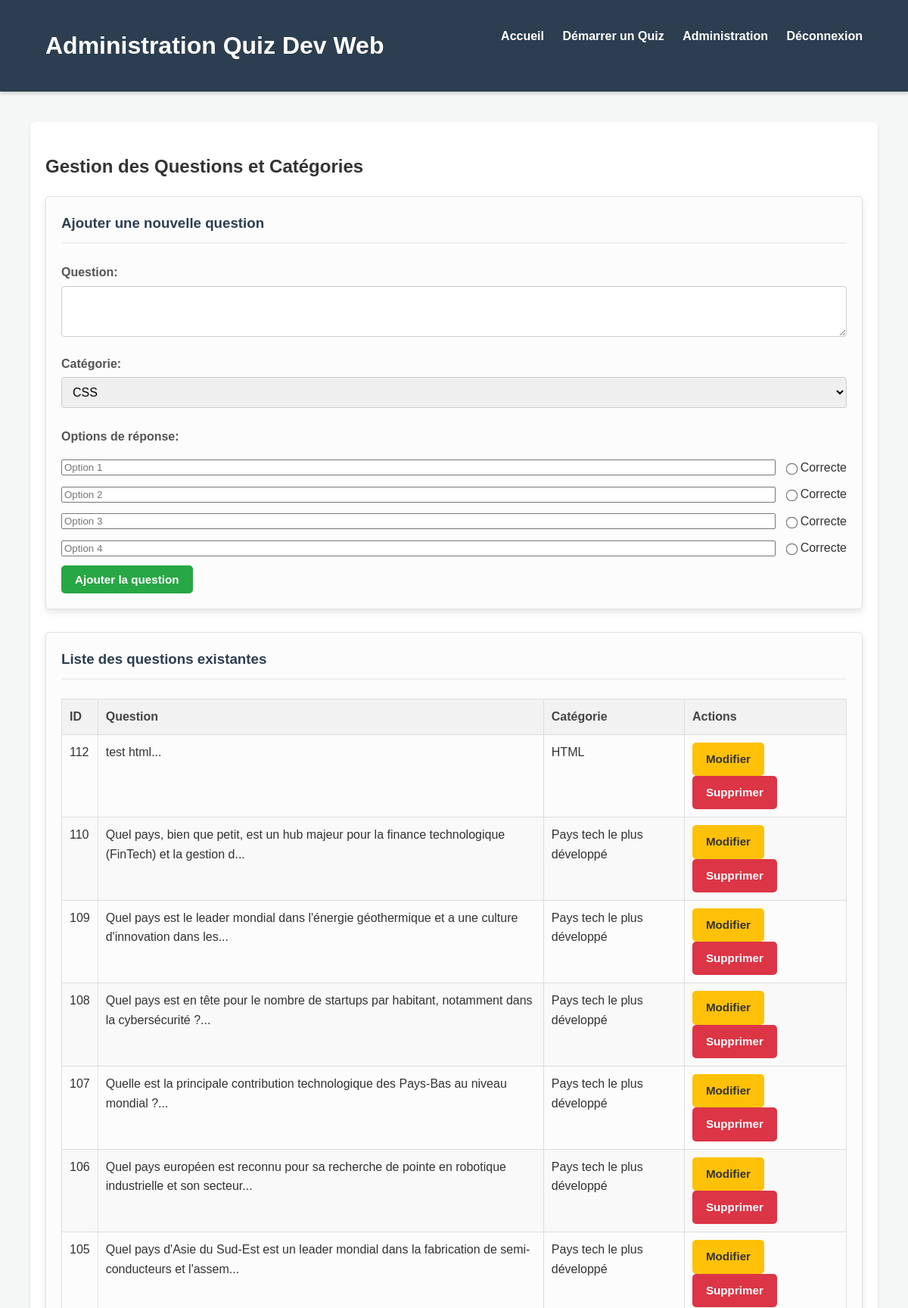
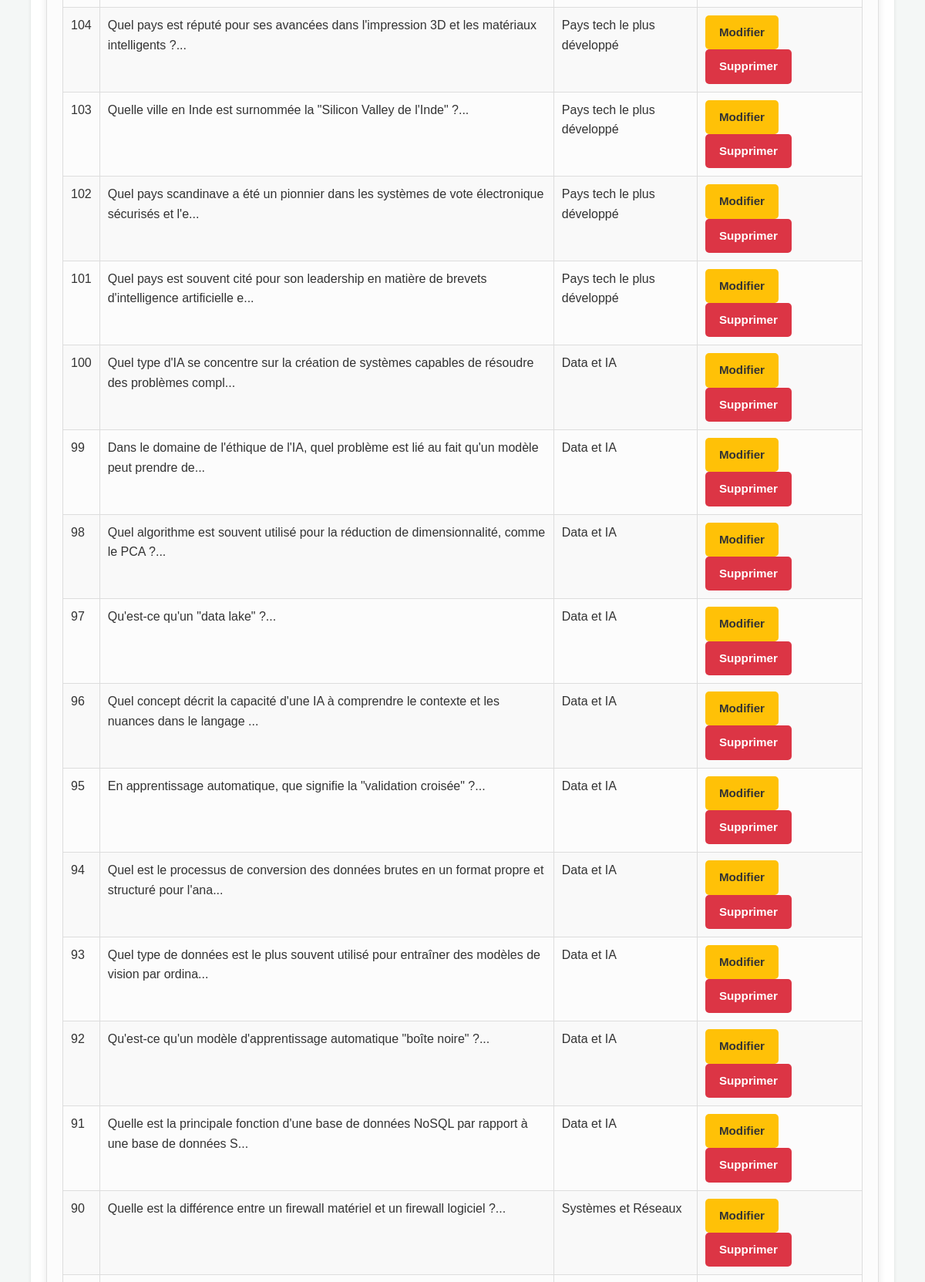
/admin.php (signed in, upper part), run on the app's committed database (2 pictures, top to bottom).
### tables this page shows
CREATE TABLE `questions` (
  `id` int(11) NOT NULL,
  `category_id` int(11) DEFAULT NULL,
  `question_text` text NOT NULL
);

CREATE TABLE `categories` (
  `id` int(11) NOT NULL,
  `name` varchar(50) NOT NULL
);

### admin.php (the view, shortened to what this page needs)
<?php
require_once 'db_connect.php';
$questions = [];
$categories = [];
try {
    $stmt = $pdo->query("SELECT q.id, q.question_text, c.name AS category_name
                         FROM questions q
                         JOIN categories c ON q.category_id = c.id
                         ORDER BY q.id DESC");
    $questions = $stmt->fetchAll(PDO::FETCH_ASSOC);
    $stmt = $pdo->query("SELECT id, name FROM categories ORDER BY name ASC");
    $categories = $stmt->fetchAll(PDO::FETCH_ASSOC);
} catch (PDOException $e) {
    $message = 'Erreur de base de données principale : ' . $e->getMessage();
}
?>
<!DOCTYPE html>
<html lang="fr">
<head>
    <link rel="stylesheet" href="style.css">
</head>
<body>
    <header>
        <div class="container">
            <h1>Administration Quiz Dev Web</h1>
            <nav>
                <ul>
                    <li><a href="index.php">Accueil</a></li>
                    <li><a href="select_quiz.php">Démarrer un Quiz</a></li>
                    <?php if (isset($_SESSION['is_admin']) && $_SESSION['is_admin']): ?>
                        <li><a href="admin.php">Administration</a></li>
                    <?php endif; ?>
                    <li><a href="logout.php">Déconnexion</a></li>
                </ul>
            </nav>
        </div>
    </header>
    <main class="admin-page">
        <div class="container">
            <h2>Gestion des Questions et Catégories</h2>
            <div class="admin-section">
                <h3>Ajouter une nouvelle question</h3>
                <form action="admin.php" method="POST" class="add-question-form">
                    <div class="form-group">
                        <label for="question_text">Question:</label>
                        <textarea id="question_text" name="question_text" rows="3" required></textarea>
                    </div>
                    <div class="form-group">
                        <label for="category_id">Catégorie:</label>
                        <select id="category_id" name="category_id" required>
                            <?php foreach ($categories as $category): ?>
                                <option value="<?php echo $category['id']; ?>"><?php echo htmlspecialchars($category['name']); ?></option>
                            <?php endforeach; ?>
                        </select>
                    </div>
                    <div id="options-container">
                        <h4>Options de réponse:</h4>
                        <div class="option-input-group">
                            <input type="text" name="options[]" placeholder="Option 1" required>
                            <label><input type="radio" name="correct_option" value="0" required> Correcte</label>
                        </div>
                        <div class="option-input-group">
                            <input type="text" name="options[]" placeholder="Option 2" required>
                            <label><input type="radio" name="correct_option" value="1" required> Correcte</label>
                        </div>
                        <div class="option-input-group">
                            <input type="text" name="options[]" placeholder="Option 3" required>
                            <label><input type="radio" name="correct_option" value="2" required> Correcte</label>
                        </div>
                        <div class="option-input-group">
                            <input type="text" name="options[]" placeholder="Option 4" required>
                            <label><input type="radio" name="correct_option" value="3" required> Correcte</label>
                        </div>
                    </div>
                    <button type="submit" name="add_question" class="btn btn-success">Ajouter la question</button>
                </form>
            </div>
            <div class="admin-section">
                <h3>Liste des questions existantes</h3>
                <?php if (empty($questions)): ?>
                    <p>Aucune question n'a été ajoutée pour le moment.</p>
                <?php else: ?>
                    <table class="admin-table">
                        <thead>
                            <tr>
                                <th>ID</th>
                                <th>Question</th>
                                <th>Catégorie</th>
                                <th>Actions</th>
                            </tr>
                        </thead>
                        <tbody>
                            <?php foreach ($questions as $q): ?>
                                <tr>
                                    <td><?php echo $q['id']; ?></td>
                                    <td><?php echo htmlspecialchars(substr($q['question_text'], 0, 100)); ?>...</td>
                                    <td><?php echo htmlspecialchars($q['category_name']); ?></td>
                                    <td>
                                        <a href="edit_question.php?id=<?php echo $q['id']; ?>" class="btn btn-edit">Modifier</a>
                                        <a href="admin.php?action=delete&id=<?php echo $q['id']; ?>" class="btn btn-delete" onclick="return confirm('Êtes-vous sûr de vouloir supprimer cette question ?');">Supprimer</a>
                                    </td>
                                </tr>
                            <?php endforeach; ?>
                        </tbody>
                    </table>
                <?php endif; ?>
            </div>
        </div>
    </main>
</body>
</html>

### style.css (style rules this page uses)
body { font-family: 'Arial', sans-serif; margin: 0; padding: 0; background-color: #f4f7f6; color: #333; line-height: 1.6; }
.container { width: 90%; max-width: 1200px; margin: 0 auto; padding: 20px; }
header { background-color: #2c3e50; color: #fff; padding: 15px 0; box-shadow: 0 2px 5px rgba(0, 0, 0, 0.2); }
header h1 { margin: 0; display: inline-block; vertical-align: middle; }
header nav { display: inline-block; vertical-align: middle; float: right; }
header nav ul { margin: 0; padding: 0; list-style: none; }
header nav ul li { display: inline-block; margin-left: 20px; }
header nav ul li a { color: #fff; text-decoration: none; font-weight: bold; transition: color 0.3s ease; }
.btn { display: inline-block; background-color: #3498db; color: #fff; padding: 12px 25px; border-radius: 5px; text-decoration: none; font-weight: bold; transition: background-color 0.3s ease, transform 0.2s ease; border: none; cursor: pointer; font-size: 1em; }
.btn-success { background-color: #27ae60; }
.btn-edit { background-color: #f39c12; }
.btn-delete { background-color: #e74c3c; }
.form-group { margin-bottom: 20px; text-align: left; }
.form-group label { display: block; margin-bottom: 8px; font-weight: bold; color: #555; }
.form-group input[type="text"], .form-group input[type="email"], .form-group input[type="password"], .form-group textarea, .form-group select { width: calc(100% - 20px); padding: 10px; border: 1px solid #ddd; border-radius: 5px; font-size: 1em; transition: border-color 0.3s ease; }
.admin-page { padding: 40px 0; min-height: calc(100vh - 150px); }
.admin-section { background-color: #fff; padding: 30px; border-radius: 8px; box-shadow: 0 4px 10px rgba(0, 0, 0, 0.1); margin-bottom: 30px; }
.admin-section h3 { color: #2c3e50; margin-top: 0; margin-bottom: 25px; border-bottom: 2px solid #ecf0f1; padding-bottom: 10px; }
.add-question-form .form-group { margin-bottom: 15px; }
#options-container h4 { margin-top: 25px; margin-bottom: 15px; color: #555; }
.option-input-group { display: flex; align-items: center; margin-bottom: 10px; }
.option-input-group input[type="text"] { flex-grow: 1; margin-right: 10px; }
.option-input-group label { display: flex; align-items: center; margin-bottom: 0; }
.option-input-group input[type="radio"] { margin-right: 5px; }
.admin-table { width: 100%; border-collapse: collapse; margin-top: 20px; }
.admin-table th, .admin-table td { border: 1px solid #ddd; padding: 12px; text-align: left; }
.admin-table th { background-color: #f2f2f2; font-weight: bold; color: #555; }
.admin-table tr:nth-child(even) { background-color: #f9f9f9; }
.admin-table td a { margin-right: 5px; }

### admin.php (style rules this page uses)
.admin-page .container { padding: 20px; background-color: #fff; border-radius: 8px; box-shadow: 0 2px 4px rgba(0,0,0,0.1); }
.admin-section { margin-bottom: 30px; padding: 20px; border: 1px solid #e0e0e0; border-radius: 5px; background-color: #fcfcfc; }
h3 { color: #333; margin-top: 0; margin-bottom: 20px; }
.form-group { margin-bottom: 15px; }
.form-group label { display: block; margin-bottom: 5px; font-weight: bold; color: #555; }
.form-group input[type="text"], .form-group textarea, .form-group select { width: 100%; padding: 10px; border: 1px solid #ccc; border-radius: 4px; box-sizing: border-box; font-size: 1em; }
.option-input-group { display: flex; align-items: center; margin-bottom: 10px; }
.option-input-group input[type="text"] { flex-grow: 1; margin-right: 10px; }
.option-input-group label { margin-bottom: 0; display: flex; align-items: center; white-space: nowrap; }
.option-input-group input[type="radio"] { margin-right: 5px; transform: scale(1.2); }
.btn { padding: 10px 18px; border: none; border-radius: 5px; cursor: pointer; font-size: 0.95em; text-decoration: none; display: inline-block; margin-right: 8px; transition: background-color 0.2s ease; }
.btn-success { background-color: #28a745; color: white; }
.btn-edit { background-color: #ffc107; color: #333; }
.btn-delete { background-color: #dc3545; color: white; }
.admin-table { width: 100%; border-collapse: collapse; margin-top: 20px; }
.admin-table th, .admin-table td { border: 1px solid #ddd; padding: 10px; text-align: left; vertical-align: top; }
.admin-table th { background-color: #f2f2f2; font-weight: bold; color: #444; }
.admin-table tr:nth-child(even) { background-color: #f9f9f9; }

### data on the page
questions: id "112", question_text "test html", category.name "HTML"
questions: id "110", question_text "Quel pays, bien que petit, est un hub majeur pour la finance technologique (FinTech) et la gestion d", category.name "Pays tech le plus développé"
questions: id "109", question_text "Quel pays est le leader mondial dans l'énergie géothermique et a une culture d'innovation dans les", category.name "Pays tech le plus développé"
questions: id "108", question_text "Quel pays est en tête pour le nombre de startups par habitant, notamment dans la cybersécurité ?", category.name "Pays tech le plus développé"
questions: id "107", question_text "Quelle est la principale contribution technologique des Pays-Bas au niveau mondial ?", category.name "Pays tech le plus développé"
questions: id "106", question_text "Quel pays européen est reconnu pour sa recherche de pointe en robotique industrielle et son secteur", category.name "Pays tech le plus développé"
questions: id "105", question_text "Quel pays d'Asie du Sud-Est est un leader mondial dans la fabrication de semi-conducteurs et l'assem", category.name "Pays tech le plus développé"
questions: id "104", question_text "Quel pays est réputé pour ses avancées dans l'impression 3D et les matériaux intelligents ?", category.name "Pays tech le plus développé"
questions: id "103", question_text "Quelle ville en Inde est surnommée la \"Silicon Valley de l'Inde\" ?", category.name "Pays tech le plus développé"
questions: id "102", question_text "Quel pays scandinave a été un pionnier dans les systèmes de vote électronique sécurisés et l'e", category.name "Pays tech le plus développé"
questions: id "101", question_text "Quel pays est souvent cité pour son leadership en matière de brevets d'intelligence artificielle e", category.name "Pays tech le plus développé"
questions: id "100", question_text "Quel type d'IA se concentre sur la création de systèmes capables de résoudre des problèmes compl", category.name "Data et IA"
questions: id "99", question_text "Dans le domaine de l'éthique de l'IA, quel problème est lié au fait qu'un modèle peut prendre de", category.name "Data et IA"
questions: id "98", question_text "Quel algorithme est souvent utilisé pour la réduction de dimensionnalité, comme le PCA ?", category.name "Data et IA"
questions: id "97", question_text "Qu'est-ce qu'un \"data lake\" ?", category.name "Data et IA"
questions: id "96", question_text "Quel concept décrit la capacité d'une IA à comprendre le contexte et les nuances dans le langage", category.name "Data et IA"
questions: id "95", question_text "En apprentissage automatique, que signifie la \"validation croisée\" ?", category.name "Data et IA"
questions: id "94", question_text "Quel est le processus de conversion des données brutes en un format propre et structuré pour l'ana", category.name "Data et IA"
questions: id "93", question_text "Quel type de données est le plus souvent utilisé pour entraîner des modèles de vision par ordina", category.name "Data et IA"
questions: id "92", question_text "Qu'est-ce qu'un modèle d'apprentissage automatique \"boîte noire\" ?", category.name "Data et IA"
questions: id "91", question_text "Quelle est la principale fonction d'une base de données NoSQL par rapport à une base de données S", category.name "Data et IA"
questions: id "90", question_text "Quelle est la différence entre un firewall matériel et un firewall logiciel ?", category.name "Systèmes et Réseaux"

### other printed values
form field category_id "CSS"
